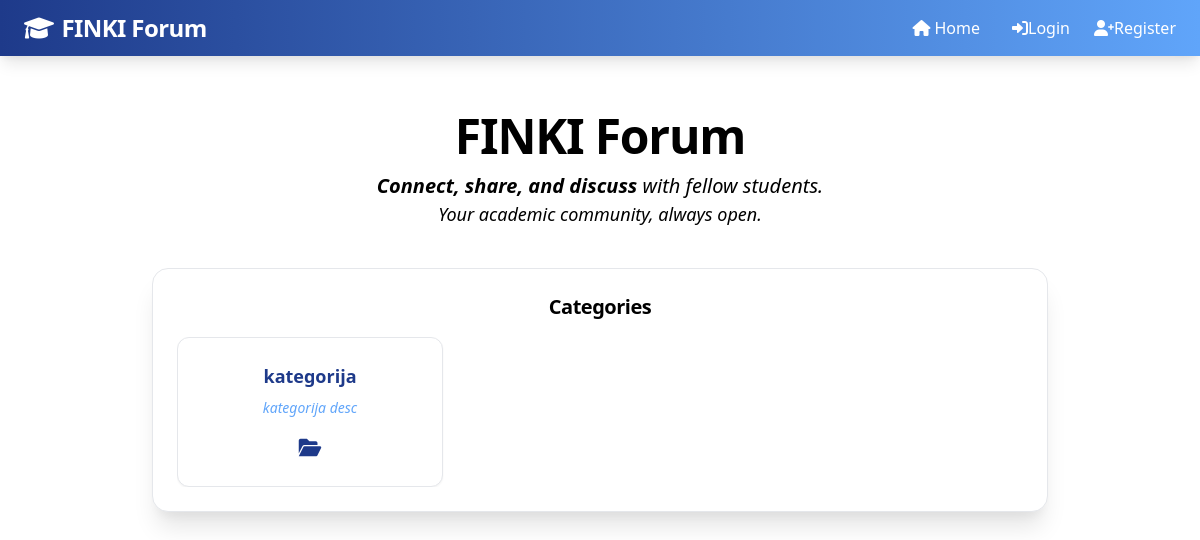
/, run on an earlier commit of the app's database.
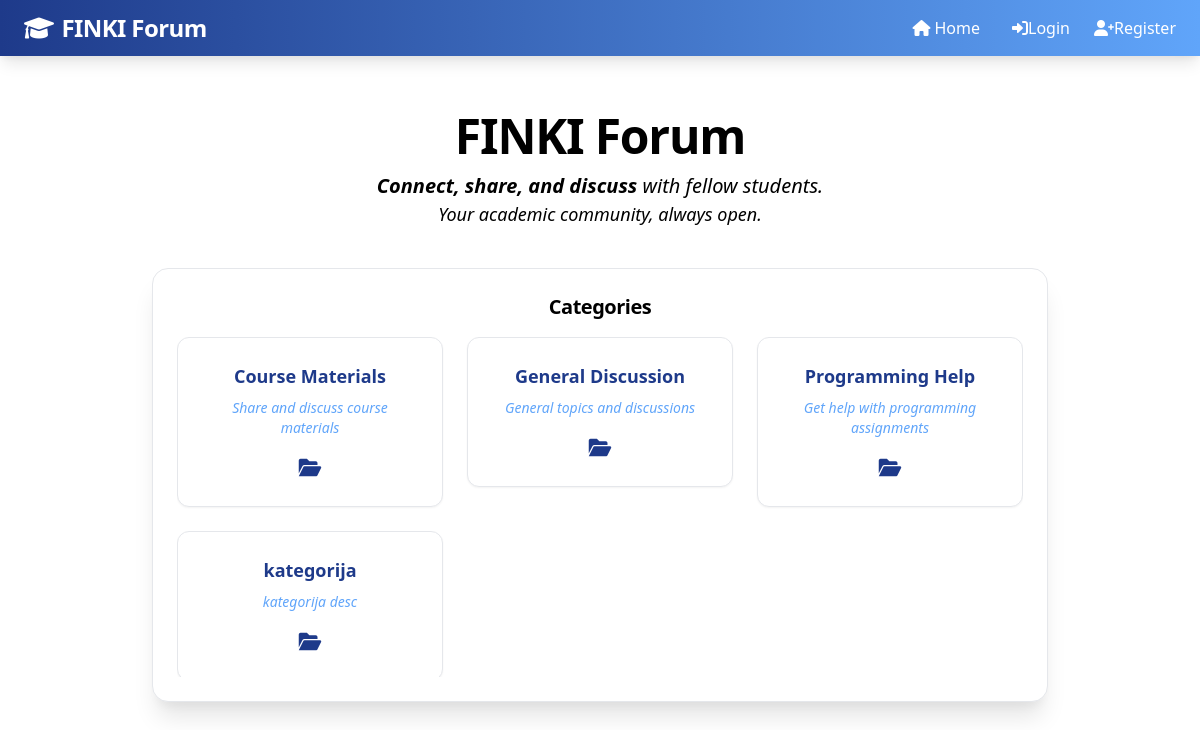
And on a later commit of the database.
### forum/models.py (models this page shows, shortened)
class Category(models.Model):
    name = models.CharField(max_length=100)
    description = models.TextField()
    created_date = models.DateTimeField(default=timezone.now)
    class Meta:
        verbose_name_plural = "Categories"
        ordering = ['name']

### forum/views.py (the view)
# urls.py: path('', views.index, name='index'),
def index(request):
    categories = Category.objects.annotate(
        post_count=Count('posts')
    ).order_by('name')
    recent_posts = Post.objects.select_related('author', 'category').order_by('-created_date')[:5]
    context = {
        'categories': categories,
        'recent_posts': recent_posts,
    }
    return render(request, 'forum/index.html', context)

### templates/forum/index.html (shortened to what this page needs)
{% extends 'base.html' %}
{% block content %}
<div class="min-h-screen bg-white flex flex-col">
      <header class="w-full pt-8 pb-4 flex flex-col items-center">
    <h1 class="text-5xl font-extrabold text-[#2c307a] tracking-tight mb-3 text-center">FINKI Forum</h1>
    <p class="italic text-[#2993d1] text-xl text-center max-w-lg mx-auto mb-4">
      <span class="font-semibold">Connect, share, and discuss</span> with fellow students.<br>
      <span class="text-[#2c307a] text-lg font-medium">Your academic community, always open.</span>
    </p>
  </header>
  <main class="flex-1 w-full flex flex-col items-center mt-2">
    <div class="bg-white rounded-2xl border border-[#2993d1]/10 shadow-xl p-6 max-w-4xl w-full mx-auto">
      <h2 class="text-xl font-semibold text-[#2993d1] mb-4 text-center tracking-tight">Categories</h2>
      <div class="overflow-y-auto" style="max-height: 340px;">
        <div class="grid grid-cols-1 sm:grid-cols-2 md:grid-cols-3 gap-6 justify-center">
          {% if categories %}
            {% for category in categories %}
            <a href="{% url 'forum:category_posts' category.pk %}" class="group">
              <div class="flex flex-col gap-2 px-6 py-6 rounded-xl border border-[#2993d1] bg-white transition hover:border-[#2993d1] hover:bg-[#2993d1]/10 shadow-sm hover:shadow-lg cursor-pointer items-center text-center">
                <span class="text-lg font-semibold text-blue-900 group-hover:text-blue-400">{{ category.name }}</span>
                <span class="text-blue-400 text-sm italic">{{ category.description }}</span>
                <i class="fas fa-folder-open text-blue-900 text-xl mt-2"></i>
              </div>
            </a>
            {% endfor %}
          {% else %}
            <div class="flex flex-col items-center text-gray-400 py-8 col-span-full">
              <i class="fas fa-folder-open text-xl mb-2"></i>
              <span class="text-sm">No categories available.</span>
            </div>
          {% endif %}
        </div>
      </div>
    </div>
  </main>
</div>
{% endblock %}

What changed in the data, as far as the page shows it:
added Category: name "Course Materials", description "Share and discuss course materials"
added Category: name "General Discussion", description "General topics and discussions"
added Category: name "Programming Help", description "Get help with programming assignments"
